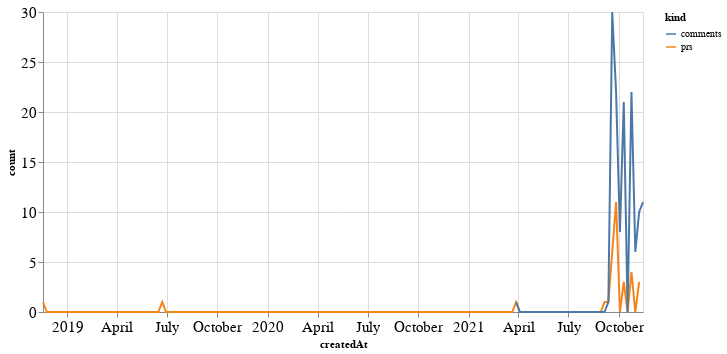

Notebook code cell kept with this figure:
### Code cell
alt.Chart(total_time, width=600).mark_line().encode(
    x='createdAt',
    y='count',
    color='kind'
)

### Figure 1 — Vega-Lite specification as saved in the notebook (floating-point values rounded to 4 significant figures; data arrays with more than 128 entries replaced by an {"elided": "..."} marker saying what was removed)
{"config": {"axisLeft": {"labelFontSize": 15}, "axisBottom": {"labelFontSize": 15}}, "data": {"name": "data-99e931c42cb5667b00eb54743f7a3362"}, "mark": "line", "encoding": {"color": {"type": "nominal", "field": "kind"}, "x": {"type": "temporal", "field": "createdAt"}, "y": {"type": "quantitative", "field": "count"}}, "width": 600, "$schema": "https://vega.github.io/schema/vega-lite/v4.8.1.json", "datasets": {"data-99e931c42cb5667b00eb54743f7a3362": {"elided": "314 records"}}}
